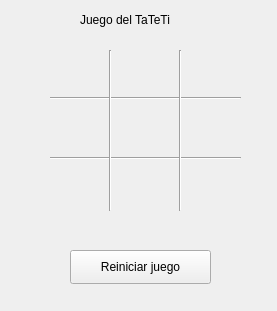
<?xml version="1.0" encoding="UTF-8"?>
<ui version="4.0">
 <class>Form</class>
 <widget class="QWidget" name="Form">
  <property name="geometry">
   <rect>
    <x>0</x>
    <y>0</y>
    <width>277</width>
    <height>311</height>
   </rect>
  </property>
  <property name="windowTitle">
   <string>Form</string>
  </property>
  <widget class="QLabel" name="Titulo">
   <property name="geometry">
    <rect>
     <x>80</x>
     <y>10</y>
     <width>131</width>
     <height>19</height>
    </rect>
   </property>
   <property name="text">
    <string>Juego del TaTeTi</string>
   </property>
  </widget>
  <widget class="Line" name="line">
   <property name="geometry">
    <rect>
     <x>50</x>
     <y>150</y>
     <width>191</width>
     <height>16</height>
    </rect>
   </property>
   <property name="orientation">
    <enum>Qt::Horizontal</enum>
   </property>
  </widget>
  <widget class="Line" name="line_2">
   <property name="geometry">
    <rect>
     <x>50</x>
     <y>90</y>
     <width>191</width>
     <height>16</height>
    </rect>
   </property>
   <property name="orientation">
    <enum>Qt::Horizontal</enum>
   </property>
  </widget>
  <widget class="Line" name="line_3">
   <property name="geometry">
    <rect>
     <x>100</x>
     <y>50</y>
     <width>20</width>
     <height>161</height>
    </rect>
   </property>
   <property name="orientation">
    <enum>Qt::Vertical</enum>
   </property>
  </widget>
  <widget class="Line" name="line_4">
   <property name="geometry">
    <rect>
     <x>170</x>
     <y>50</y>
     <width>20</width>
     <height>161</height>
    </rect>
   </property>
   <property name="orientation">
    <enum>Qt::Vertical</enum>
   </property>
  </widget>
  <widget class="QPushButton" name="btnReiniciar">
   <property name="geometry">
    <rect>
     <x>70</x>
     <y>250</y>
     <width>141</width>
     <height>34</height>
    </rect>
   </property>
   <property name="cursor">
    <cursorShape>PointingHandCursor</cursorShape>
   </property>
   <property name="text">
    <string>Reiniciar juego</string>
   </property>
  </widget>
  <widget class="QPushButton" name="btn1">
   <property name="geometry">
    <rect>
     <x>50</x>
     <y>50</y>
     <width>51</width>
     <height>41</height>
    </rect>
   </property>
   <property name="text">
    <string/>
   </property>
   <property name="flat">
    <bool>true</bool>
   </property>
  </widget>
  <widget class="QPushButton" name="btn2">
   <property name="geometry">
    <rect>
     <x>120</x>
     <y>50</y>
     <width>51</width>
     <height>41</height>
    </rect>
   </property>
   <property name="text">
    <string/>
   </property>
   <property name="flat">
    <bool>true</bool>
   </property>
  </widget>
  <widget class="QPushButton" name="btn3">
   <property name="geometry">
    <rect>
     <x>190</x>
     <y>50</y>
     <width>51</width>
     <height>41</height>
    </rect>
   </property>
   <property name="text">
    <string/>
   </property>
   <property name="flat">
    <bool>true</bool>
   </property>
  </widget>
  <widget class="QPushButton" name="btn4">
   <property name="geometry">
    <rect>
     <x>50</x>
     <y>110</y>
     <width>51</width>
     <height>41</height>
    </rect>
   </property>
   <property name="text">
    <string/>
   </property>
   <property name="flat">
    <bool>true</bool>
   </property>
  </widget>
  <widget class="QPushButton" name="btn5">
   <property name="geometry">
    <rect>
     <x>120</x>
     <y>110</y>
     <width>51</width>
     <height>41</height>
    </rect>
   </property>
   <property name="text">
    <string/>
   </property>
   <property name="flat">
    <bool>true</bool>
   </property>
  </widget>
  <widget class="QPushButton" name="btn6">
   <property name="geometry">
    <rect>
     <x>190</x>
     <y>110</y>
     <width>51</width>
     <height>41</height>
    </rect>
   </property>
   <property name="text">
    <string/>
   </property>
   <property name="flat">
    <bool>true</bool>
   </property>
  </widget>
  <widget class="QPushButton" name="btn7">
   <property name="geometry">
    <rect>
     <x>50</x>
     <y>160</y>
     <width>51</width>
     <height>41</height>
    </rect>
   </property>
   <property name="text">
    <string/>
   </property>
   <property name="flat">
    <bool>true</bool>
   </property>
  </widget>
  <widget class="QPushButton" name="btn8">
   <property name="geometry">
    <rect>
     <x>120</x>
     <y>160</y>
     <width>51</width>
     <height>41</height>
    </rect>
   </property>
   <property name="text">
    <string/>
   </property>
   <property name="flat">
    <bool>true</bool>
   </property>
  </widget>
  <widget class="QPushButton" name="btn9">
   <property name="geometry">
    <rect>
     <x>190</x>
     <y>160</y>
     <width>51</width>
     <height>41</height>
    </rect>
   </property>
   <property name="text">
    <string/>
   </property>
   <property name="flat">
    <bool>true</bool>
   </property>
  </widget>
 </widget>
 <resources/>
 <connections/>
</ui>
